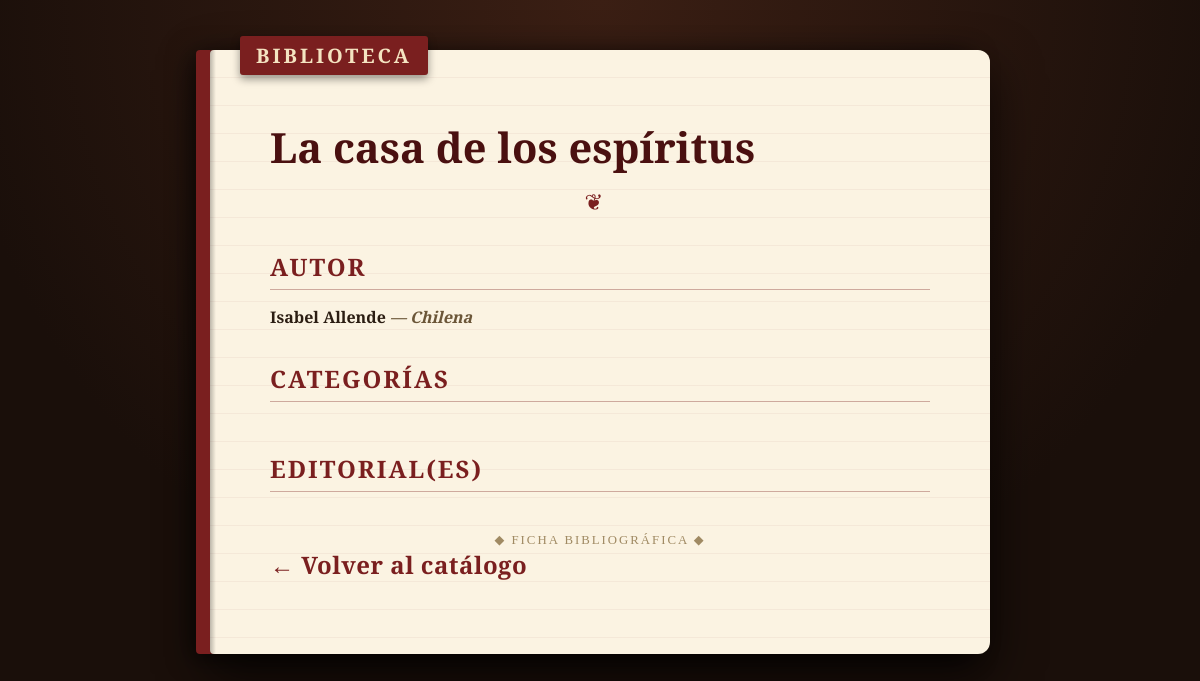
The page /library/books/5/ on the database its author committed.
### library/models.py (models this page shows, shortened)
class Book(models.Model):
    title = models.CharField(max_length=200)
    author = models.ForeignKey(
        Author, on_delete=models.PROTECT, related_name='books'
    )
    categories = models.ManyToManyField(Category, related_name='books')
    publishers = models.ManyToManyField(
        Publisher, through='Publication', related_name='books'
    )
    summary = models.TextField(blank=True)
    cover = models.ImageField(upload_to='covers/', blank=True, null=True)
    class Meta:
        ordering = ['title']
        verbose_name = 'Book'
        verbose_name_plural = 'Books'

class Author(models.Model):
    first_name = models.CharField(max_length=100)
    last_name = models.CharField(max_length=100)
    nationality = models.CharField(max_length=100, blank=True)
    birth_date = models.DateField(null=True, blank=True)
    class Meta:
        ordering = ['last_name', 'first_name']
        verbose_name = 'Author'
        verbose_name_plural = 'Authors'

### library/views.py (the view)
# urls.py: path('books/<int:pk>/', views.book_detail, name='book_detail'),
def book_detail(request, pk):
    book = get_object_or_404(Book, pk=pk)
    return render(request, 'library/book_detail.html', {'book': book})

### library/templates/library/book_detail.html (shortened to what this page needs)
<!DOCTYPE html>
<html lang="es">
<head>
</head>
<body>
    <div class="book">
        <div class="spine-label">Biblioteca</div>
        <h1>{{ book.title }}</h1>
        <div class="ornament">❦</div>
        <h3>Autor</h3>
        <p class="author-name">
            {{ book.author.first_name }} {{ book.author.last_name }}
            <span class="nationality">— {{ book.author.nationality }}</span>
        </p>
        <h3>Categorías</h3>
        <h3>Editorial(es)</h3>
        <div class="footer-mark">◆ Ficha bibliográfica ◆</div>
    <a href="{% url 'library:book_list' %}" class="back-link">&larr; Volver al catálogo</a>
    </div>
</body>
</html>

### library/templates/library/book_detail.html (style rules this page uses)
* { box-sizing: border-box; }
body { font-family: 'EB Garamond', serif; background: radial-gradient(circle at top, #3b1f14 0%, #1a0f0a 70%); color: #e8d9c0; margin: 0; padding: 50px 20px; display: flex; justify-content: center; }
.book { max-width: 780px; width: 100%; background: #fbf3e2; color: #2b1d12; border-radius: 4px 12px 12px 4px; box-shadow: -14px 0 0 #7a1f1f, -18px 4px 25px rgba(0,0,0,0.6), 0 20px 50px rgba(0,0,0,0.7); position: relative; padding: 55px 60px; background-image: repeating-linear-gradient(transparent 0 27px, rgba(122,31,31,0.05) 27px 28px); }
.book::before { content: ""; position: absolute; left: 0; top: 0; bottom: 0; width: 6px; background: linear-gradient(to right, #000, transparent); opacity: 0.25; }
.spine-label { position: absolute; top: -14px; left: 30px; background: #7a1f1f; color: #f4e3c1; font-family: 'Playfair Display', serif; font-weight: 700; font-size: 1.25rem; letter-spacing: 3px; text-transform: uppercase; padding: 6px 16px; border-radius: 3px; box-shadow: 0 4px 8px rgba(0,0,0,0.4); }
h1 { font-family: 'Playfair Display', serif; font-weight: 900; font-size: 2.6rem; margin: 20px 0 4px; color: #4a1010; line-height: 1.1; }
.ornament { text-align: center; color: #7a1f1f; font-size: 1.4rem; margin: 18px 0; letter-spacing: 12px; }
h3 { font-family: 'Playfair Display', serif; font-weight: 700; color: #7a1f1f; font-size: 1.5rem; text-transform: uppercase; letter-spacing: 2px; margin-top: 34px; margin-bottom: 10px; border-bottom: 1px solid rgba(122,31,31,0.35); padding-bottom: 6px; }
.author-name { font-size: 1rem; font-weight: 600; color: #2b1d12; }
.nationality { font-style: italic; color: #6b5638; }
.footer-mark { text-align: center; margin-top: 40px; color: #a08a63; font-size: 0.8rem; letter-spacing: 2px; text-transform: uppercase; }
.back-link { max-width: 780px; width: 100%; display: inline-flex; align-items: center; gap: 6px; margin-bottom: 18px; color: #7a1f1f; text-decoration: none; font-weight: 700; font-size: 1.5rem; letter-spacing: 0.5px; }

### rows shown on the page
Book: title "La casa de los espíritus", author.first_name "Isabel", author.last_name "Allende", author.nationality "Chilena"
